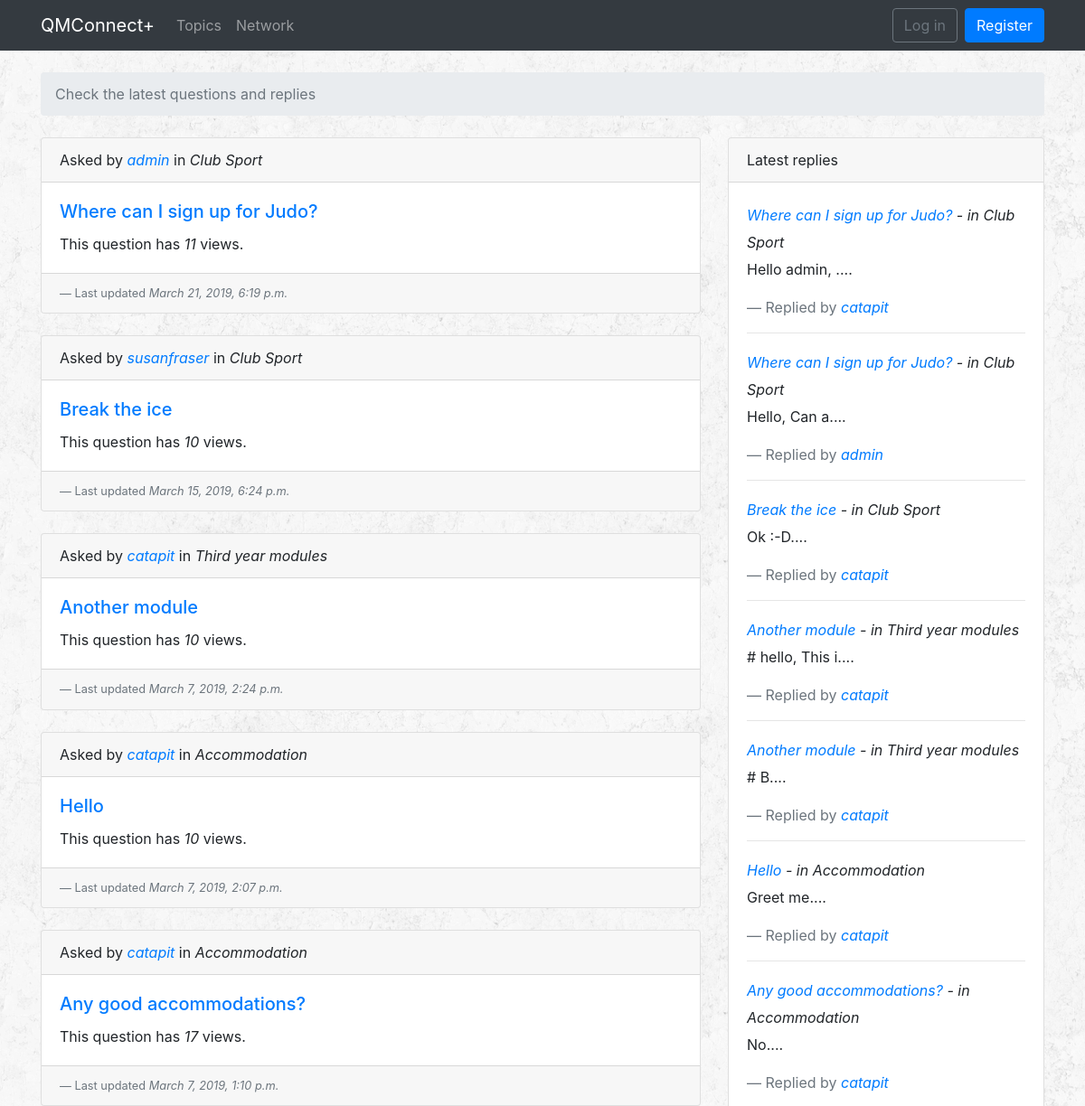
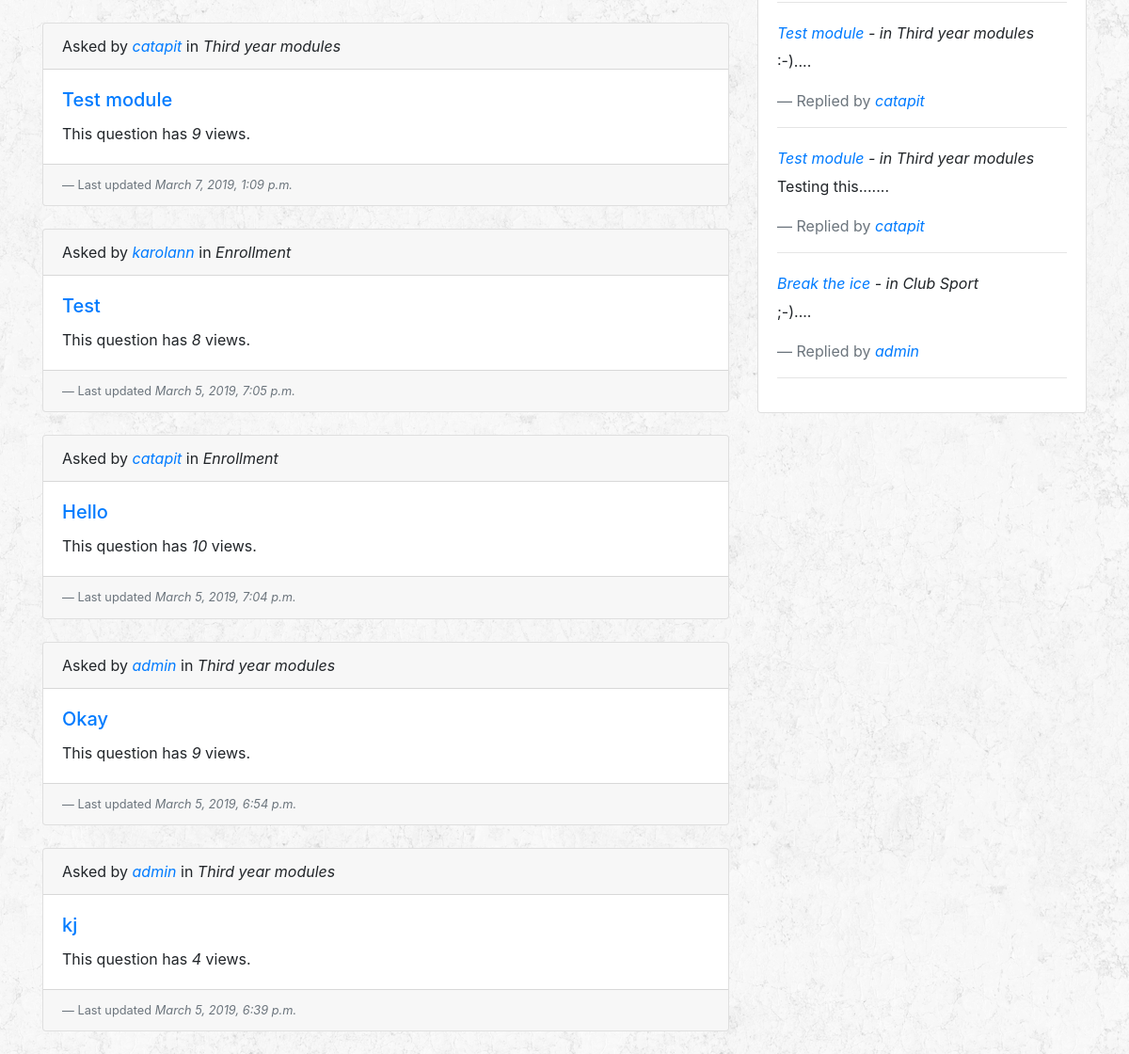
Before: / with the older database file (2 pictures, top to bottom).
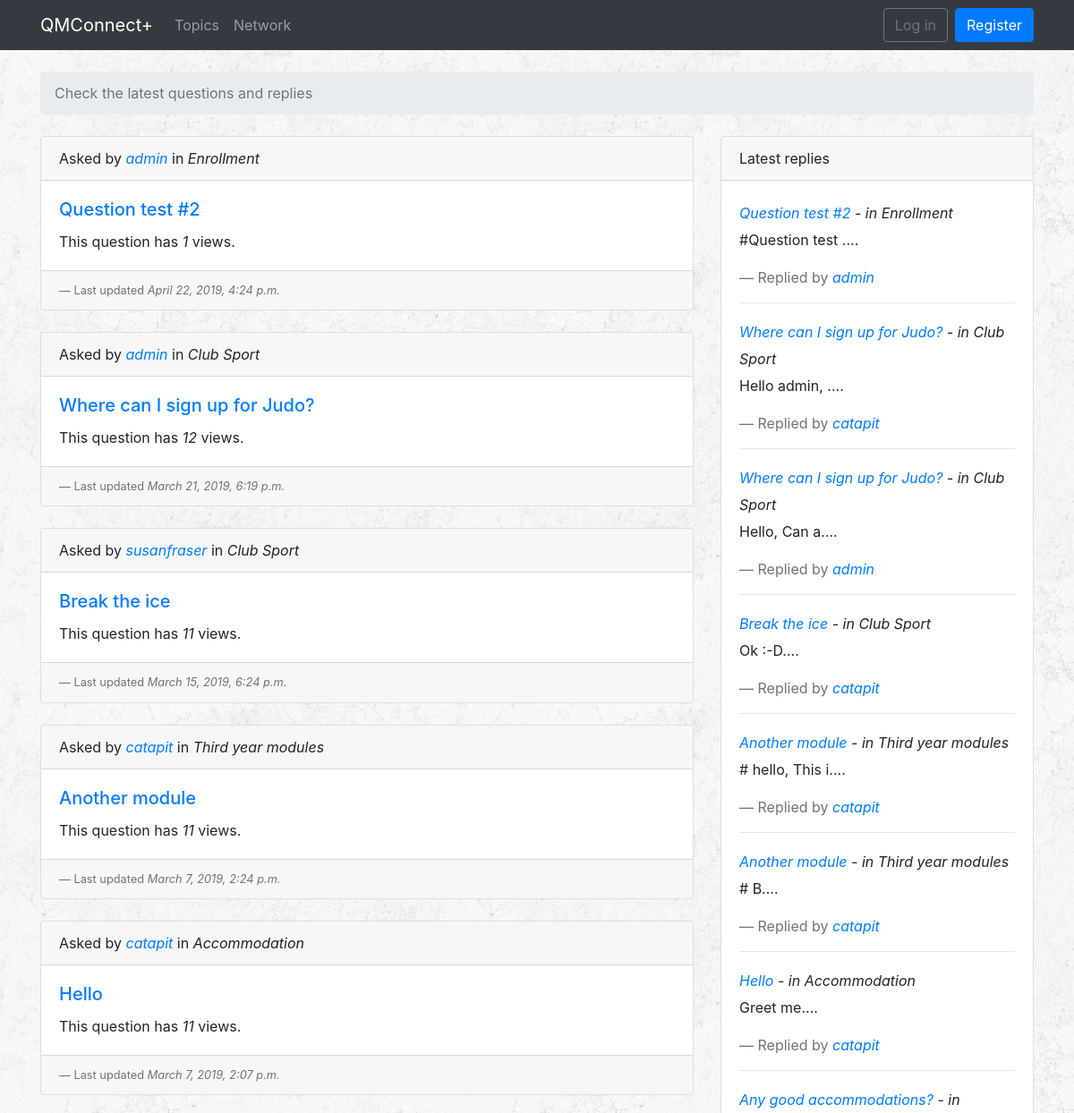
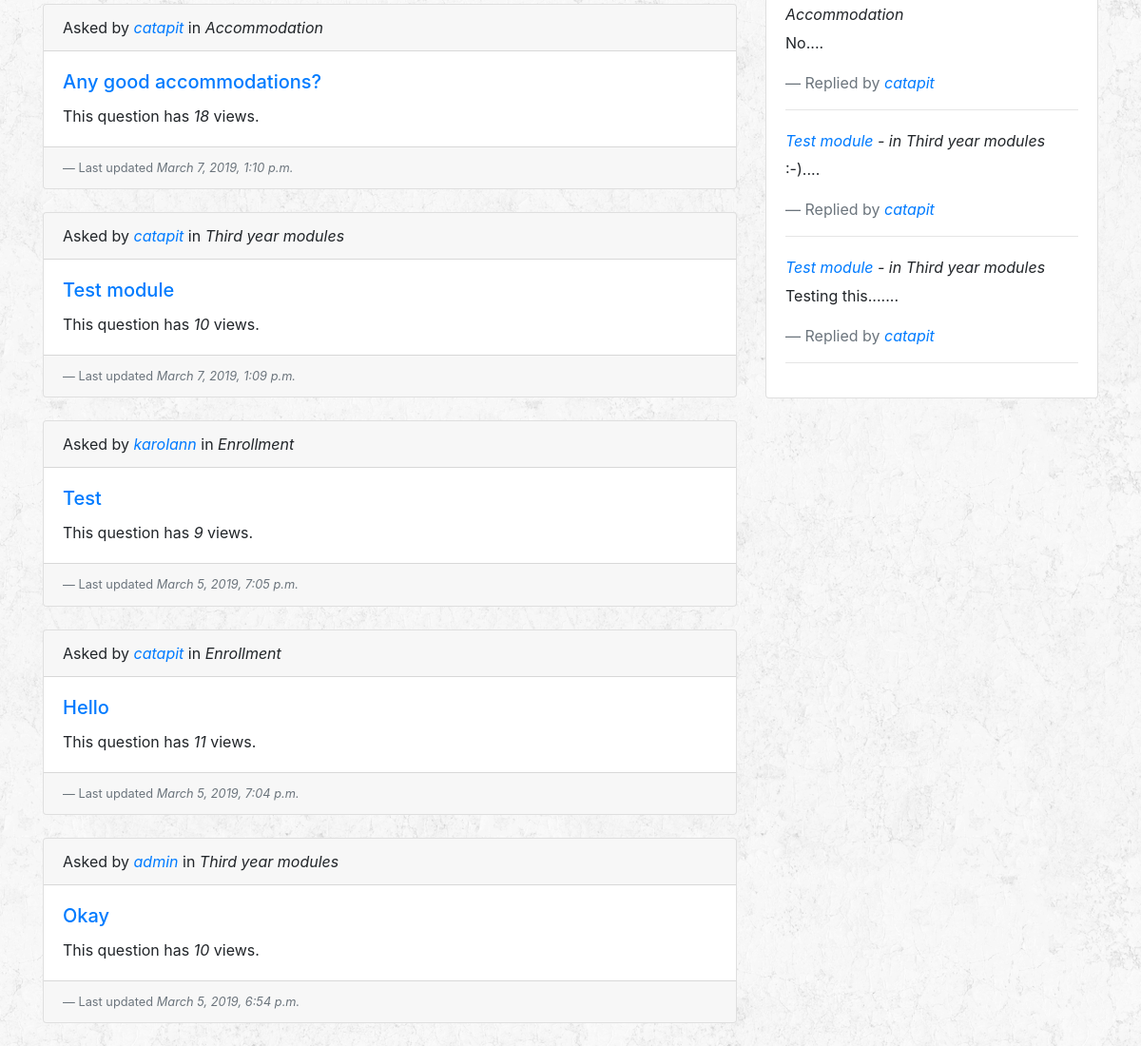
After: the same page with the newer database file (2 pictures, top to bottom).
### qa/models.py (models this page shows, shortened)
class Question(models.Model):
    subject = models.CharField(max_length=255)
    last_updated = models.DateTimeField(auto_now_add=True)
    topic = models.ForeignKey(Topic, related_name='questions', on_delete=models.CASCADE)
    starter = models.ForeignKey(User, related_name='questions', on_delete=models.CASCADE)
    views = models.PositiveIntegerField(default=0)
    def __str__(self):
        return self.subject

class Topic(models.Model):
    name = models.CharField(max_length=30, unique=True)
    description = models.CharField(max_length=100)
    def __str__(self):
        return self.name

class Answer(models.Model):
    message = models.TextField(max_length=4000)
    question = models.ForeignKey(Question, related_name='answers', on_delete=models.CASCADE)
    created_at = models.DateTimeField(auto_now_add=True)
    updated_at = models.DateTimeField(null=True)
    created_by = models.ForeignKey(User, related_name='answers', on_delete=models.CASCADE)
    updated_by = models.ForeignKey(User, null=True, related_name='+', on_delete=models.CASCADE)

### qa/views.py (the view)
# urls.py: path('', qa_views.latest, name='latest'),
def latest(request):
    answers = Answer.objects.order_by('-created_at')[:10]
    questions = Question.objects.order_by('-last_updated')[:10]
    return render(request, 'latest.html', {'answers': answers, 'questions': questions})

### templates/latest.html
{% extends 'base.html' %}
{% block breadcrumb %}
<li class="breadcrumb-item active">Check the latest questions and replies</li>
{% endblock %}
{% block content %}
<div class="row">
  <div class="col-md-8">
    {% for question in questions %}
    <div class="card mb-4">
      <div class="card-header">
        Asked by <cite><a href="{% url 'qa:profile' question.starter.pk %}">{{ question.starter }}</a></cite> in <cite>{{ question.topic }}</cite>
      </div>
      <div class="card-body">
        <h5 class="card-title"><a href="{% url 'qa:question_answers' question.topic.pk question.pk %}">{{ question }}</a></h5>
        <p class="card-text">This question has <cite>{{ question.views }}</cite> views.</p>
      </div>
      <div class="card-footer text-muted">
        <footer class="blockquote-footer">Last updated <cite>{{ question.last_updated }}</cite></footer>
      </div>
    </div>
    {% endfor %}
  </div>
  <div class="col-md-4">
    <div class="card mb-4">
      <div class="card-header">
        Latest replies
      </div>
      <div class="card-body">
        <blockquote class="blockquote mb-0">
          {% for answer in answers %}
          <small><cite><a href="{% url 'qa:question_answers' answer.question.topic.pk answer.question.pk %}">{{ answer.question }}</a> - in {{ answer.question.topic }}</cite></small>
          <p><small>{{ answer.message|slice:":15" }}....</small></p>
          <footer class="blockquote-footer">Replied by <cite><a href="{% url 'qa:profile' answer.created_by.pk %}">{{ answer.created_by }}</a></cite></footer>
          <hr/>
          {% endfor %}
        </blockquote>
      </div>
    </div>
  </div>
</div>
{% endblock content %}

Changed rows visible on the page:
removed Question: starter "admin", topic "Third year modules", subject "kj", views "4", last_updated "March 5, 2019, 6:39 p.m."
removed Answer: question "Break the ice", question.topic "Club Sport", message ";-)", created_by "admin"
now on this page (row edited): Question: starter "admin", topic "Enrollment", subject "Question test #2", views "1", last_updated "April 22, 2019, 4:24 p.m."
changed Question "Where can I sign up for Judo?": views "11" → "12"
changed Question "Break the ice": views "10" → "11"
changed Question "Another module": views "10" → "11"
changed Question "March 7, 2019, 2:07 p.m.": views "10" → "11"
changed Question "Any good accommodations?": views "17" → "18"
changed Question "Test module": views "9" → "10"
changed Question "Test": views "8" → "9"
changed Question "March 5, 2019, 7:04 p.m.": views "10" → "11"
changed Question "Okay": views "9" → "10"
added Answer: question "Question test #2", question.topic "Enrollment", message "#Question test", created_by "admin"
